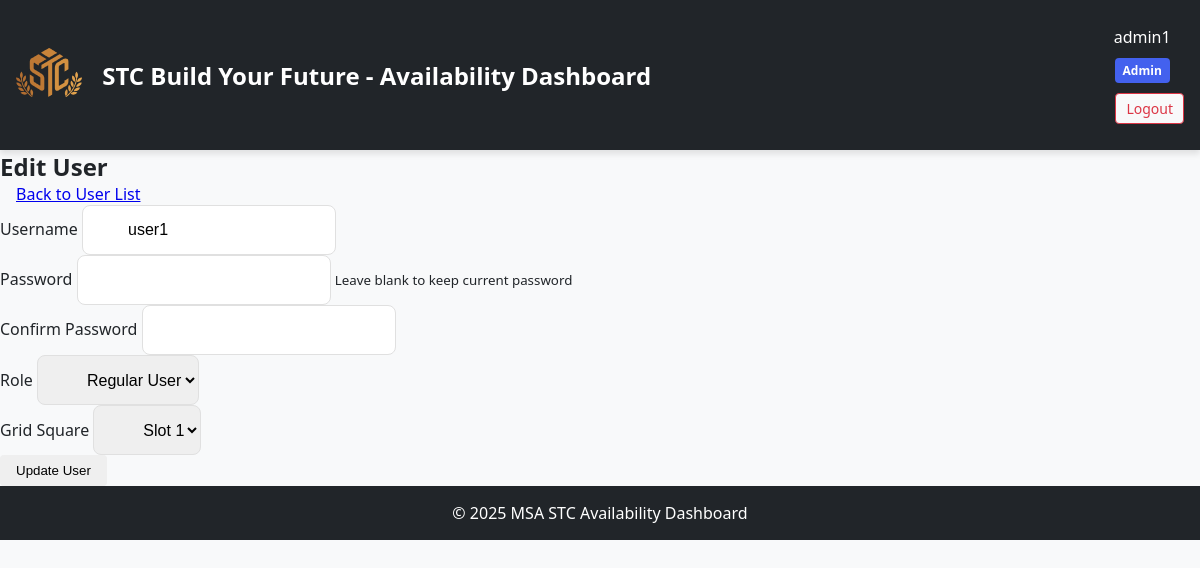
/admin/user/edit/4 (signed in), run on the app's committed database.
### models.py (models this page shows)
class User(db.Model, UserMixin):
    __tablename__ = 'users'
    id = db.Column(db.Integer, primary_key=True)
    username = db.Column(db.String(64), unique=True, nullable=False)
    password_hash = db.Column(db.String(128), nullable=False)
    role = db.Column(db.String(10), nullable=False, default='user')  # 'user' or 'admin'
    grid_square_id = db.Column(db.Integer, db.ForeignKey('grid_squares.id'), nullable=True)
    grid_square = db.relationship('GridSquare', backref=db.backref('assigned_user', uselist=False))

### app.py (the view, shortened to what this page needs)
@app.route('/admin/user/edit/<int:user_id>', methods=['GET', 'POST'])
@login_required
def edit_user(user_id):
    if current_user.role != 'admin':
        flash('Unauthorized access', 'danger')
        return redirect(url_for('dashboard'))
    user = User.query.get_or_404(user_id)
    form = UserEditForm(obj=user)
    available_squares = GridSquare.query.filter((GridSquare.user_id.is_(None)) | (GridSquare.id == user.grid_square_id)).all()
    form.grid_square_id.choices = [(square.id, square.name) for square in available_squares]
    return render_template('user_form.html', form=form, title='Edit User')

### forms.py (shortened to what this page needs)
class UserEditForm(FlaskForm):
    username = StringField('Username', validators=[DataRequired(), Length(min=2, max=20)])
    password = PasswordField('Password', validators=[Length(min=6)])
    confirm_password = PasswordField('Confirm Password', validators=[EqualTo('password')])
    role = SelectField('Role', choices=[('user', 'Regular User'), ('admin', 'Administrator')])
    grid_square_id = SelectField('Grid Square', coerce=int)
    submit = SubmitField('Update User')
    def __init__(self, *args, **kwargs):
        super(UserEditForm, self).__init__(*args, **kwargs)
        if 'obj' in kwargs:
            self.original_username = kwargs['obj'].username

### app.py (called while the page is built)
@login_manager.user_loader
def load_user(user_id):
    return User.query.get(int(user_id))

### templates/user_form.html (shortened to what this page needs)
{% extends "base.html" %}
{% block content %}
<div class="form-container">
    <div class="form-header">
        <h2>{{ title }}</h2>
        <a href="{{ url_for('admin_users') }}" class="btn btn-secondary">Back to User List</a>
    </div>
    <form method="POST">
        <div class="form-group">
            {{ form.username.label }}
            {{ form.username(class="form-control") }}
        </div>
        <div class="form-group">
            {{ form.password.label }}
            {{ form.password(class="form-control") }}
            {% if 'Edit' in title %}
                <small>Leave blank to keep current password</small>
            {% endif %}
        </div>
        <div class="form-group">
            {{ form.confirm_password.label }}
            {{ form.confirm_password(class="form-control") }}
        </div>
        <div class="form-group">
            {{ form.role.label }}
            {{ form.role(class="form-control") }}
        </div>
        <div class="form-group">
            {{ form.grid_square_id.label }}
            {{ form.grid_square_id(class="form-control") }}
        </div>
        <div class="form-group">
            {{ form.submit(class="btn btn-primary") }}
        </div>
    </form>
</div>
{% endblock %}

### templates/base.html (shortened to what this page needs)
<!DOCTYPE html>
<html lang="en">
<head>
    <link rel="stylesheet" href="{{ url_for('static', filename='style.css') }}">
</head>
<body>
    <header>
        <div class="container header-content">
            <div class="logo-wrapper">
                <a href="{{ url_for('index') }}">
                    <img src="{{ url_for('static', filename='images/STC Logo FINA-0S1.svg') }}" alt="STC Logo" class="logo-img">
                </a>
            </div>
            <h1><strong>STC Build Your Future - Availability Dashboard</strong></h1>
            {% if current_user.is_authenticated %}
            <div class="user-info">
                <span>{{ current_user.username }}</span>
                {% if current_user.role == 'admin' %}
                <span class="admin-badge">Admin</span>
                {% endif %}
                <a href="{{ url_for('logout') }}" class="logout-btn">Logout</a>
            </div>
            {% endif %}
        </div>
    </header>
    <main class="container">
        {% block content %}{% endblock %}
    </main>
    <footer>
        <div class="container text-center">
            <p>&copy; 2025 MSA STC Availability Dashboard</p>
        </div>
    </footer>
</body>
</html>

### static/style.css (style rules this page uses)
:root { --color-red: #ff6b6b; --color-yellow: #ffd166; --color-green: #06d6a0; --color-blue: #4361ee; --color-dark: #212529; --color-light: #f8f9fa; --color-white: #ffffff; --shadow-sm: 0 1px 3px rgba(0,0,0,0.12); --shadow-md: 0 4px 6px rgba(0,0,0,0.1); --transition: all 0.2s ease; }
* { margin: 0; padding: 0; box-sizing: border-box; }
body { font-family: 'Segoe UI', Tahoma, Geneva, Verdana, sans-serif; background-color: var(--color-light); color: var(--color-dark); display: flex; flex-direction: column; min-height: 100vh; }
header { background-color: var(--color-dark); color: var(--color-white); padding: 1rem; box-shadow: var(--shadow-md); }
.header-content { display: flex; justify-content: space-between; align-items: center; max-width: 1200px; margin: 0 auto; }
.user-info { display: flex; align-items: center; gap: 1rem; }
.admin-badge { background-color: var(--color-blue); color: var(--color-white); padding: 0.25rem 0.5rem; border-radius: 4px; font-size: 0.75rem; font-weight: bold; }
.btn { padding: 0.5rem 1rem; border: none; border-radius: 4px; cursor: pointer; transition: var(--transition); }
footer { background-color: var(--color-dark); color: var(--color-white); text-align: center; padding: 1rem; }
.logout-btn { margin-left: 15px; padding: 5px 10px; background-color: #f8f9fa; color: #dc3545; border: 1px solid #dc3545; border-radius: 4px; text-decoration: none; font-size: 14px; transition: all 0.3s; }
.form-control { padding-left: 45px; height: 50px; border-radius: 8px; border: 1px solid #e0e0e0; font-size: 16px; }
.user-info { margin: 10px 0; display: flex; flex-direction: column; gap: 5px; }
.logo-wrapper { display: flex; align-items: center; margin-right: 20px; }
.logo-img { max-height: 50px; width: auto; }
.header-content { display: flex; align-items: center; justify-content: space-between; flex-wrap: wrap; }
.header-content h1 { flex: 1; font-size: 1.5rem; margin: 0; }
.user-info { display: flex; align-items: center; gap: 10px; }

### data on the page
User: username "admin1"
User: username "user1", role "Regular User", grid_square_id "Slot 1"

### other printed values
{{ title }} "Edit User"
